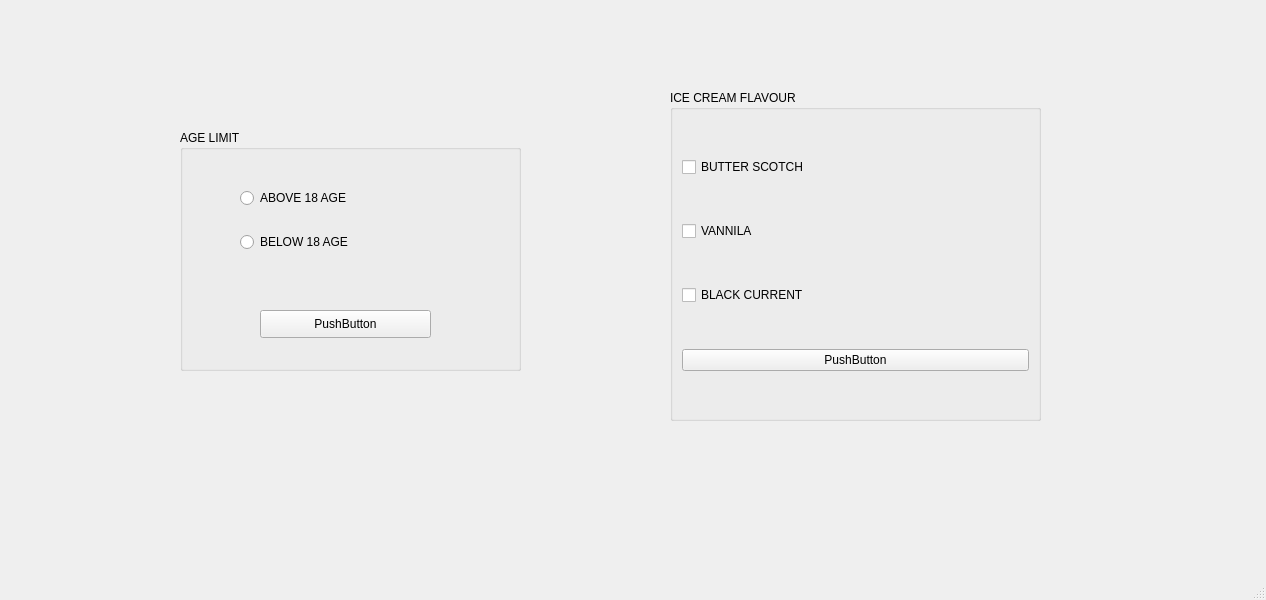
<?xml version="1.0" encoding="UTF-8"?>
<ui version="4.0">
 <class>MainWindow</class>
 <widget class="QMainWindow" name="MainWindow">
  <property name="geometry">
   <rect>
    <x>0</x>
    <y>0</y>
    <width>1266</width>
    <height>600</height>
   </rect>
  </property>
  <property name="windowTitle">
   <string>MainWindow</string>
  </property>
  <widget class="QWidget" name="centralwidget">
   <widget class="QGroupBox" name="groupBox">
    <property name="geometry">
     <rect>
      <x>180</x>
      <y>130</y>
      <width>341</width>
      <height>241</height>
     </rect>
    </property>
    <property name="title">
     <string>AGE LIMIT</string>
    </property>
    <widget class="QPushButton" name="pushButton">
     <property name="geometry">
      <rect>
       <x>80</x>
       <y>180</y>
       <width>171</width>
       <height>28</height>
      </rect>
     </property>
     <property name="text">
      <string>PushButton</string>
     </property>
    </widget>
    <widget class="QWidget" name="">
     <property name="geometry">
      <rect>
       <x>60</x>
       <y>40</y>
       <width>201</width>
       <height>101</height>
      </rect>
     </property>
     <layout class="QVBoxLayout" name="verticalLayout_2">
      <item>
       <widget class="QRadioButton" name="radioButton">
        <property name="text">
         <string>ABOVE 18 AGE</string>
        </property>
       </widget>
      </item>
      <item>
       <widget class="QRadioButton" name="radioButton_2">
        <property name="text">
         <string>BELOW 18 AGE</string>
        </property>
       </widget>
      </item>
     </layout>
    </widget>
   </widget>
   <widget class="QGroupBox" name="groupBox_2">
    <property name="geometry">
     <rect>
      <x>670</x>
      <y>90</y>
      <width>371</width>
      <height>331</height>
     </rect>
    </property>
    <property name="title">
     <string>ICE CREAM FLAVOUR</string>
    </property>
    <layout class="QVBoxLayout" name="verticalLayout">
     <item>
      <widget class="QCheckBox" name="checkBox">
       <property name="text">
        <string>BUTTER SCOTCH</string>
       </property>
      </widget>
     </item>
     <item>
      <widget class="QCheckBox" name="checkBox_2">
       <property name="text">
        <string>VANNILA</string>
       </property>
      </widget>
     </item>
     <item>
      <widget class="QCheckBox" name="checkBox_3">
       <property name="text">
        <string>BLACK CURRENT</string>
       </property>
      </widget>
     </item>
     <item>
      <widget class="QPushButton" name="pushButton_2">
       <property name="text">
        <string>PushButton</string>
       </property>
      </widget>
     </item>
    </layout>
   </widget>
  </widget>
  <widget class="QMenuBar" name="menubar">
   <property name="geometry">
    <rect>
     <x>0</x>
     <y>0</y>
     <width>1266</width>
     <height>26</height>
    </rect>
   </property>
  </widget>
  <widget class="QStatusBar" name="statusbar"/>
 </widget>
 <resources/>
 <connections/>
</ui>
